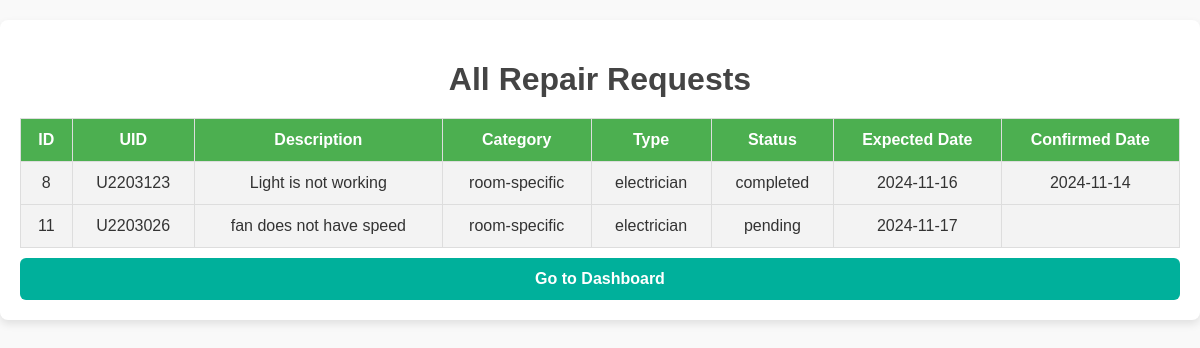
/view_requests_admin.php, run on the app's committed database.
### tables this page shows
CREATE TABLE `repair_requests` (
  `id` int(11) NOT NULL,
  `uid` varchar(10) NOT NULL,
  `description` text NOT NULL,
  `image_url` varchar(255) DEFAULT NULL,
  `category` enum('general','room-specific') NOT NULL,
  `type` enum('electrician','plumber','other') NOT NULL,
  `expected_date` date DEFAULT NULL,
  `status` enum('pending','approved','declined','completed') DEFAULT 'pending',
  `confirmed_date` date DEFAULT NULL,
  `created_at` timestamp NOT NULL DEFAULT current_timestamp()
);

### view_requests_admin.php (the view, shortened to what this page needs)
<?php
include 'db_connect.php';
$sql = "SELECT * FROM repair_requests";
$result = $conn->query($sql);
?>
<!DOCTYPE html>
<html lang="en">
<head>
</head>
<body>
    <div class="container">
        <h1>All Repair Requests</h1>
        <table>
            <thead>
                <tr>
                    <th>ID</th>
                    <th>UID</th>
                    <th>Description</th>
                    <th>Category</th>
                    <th>Type</th>
                    <th>Status</th>
                    <th>Expected Date</th>
                    <th>Confirmed Date</th>
                </tr>
            </thead>
            <tbody>
                <?php while ($row = $result->fetch_assoc()): ?>
                <tr>
                    <td><?php echo htmlspecialchars($row['id']); ?></td>
                    <td><?php echo htmlspecialchars($row['uid']); ?></td>
                    <td><?php echo htmlspecialchars($row['description']); ?></td>
                    <td><?php echo htmlspecialchars($row['category']); ?></td>
                    <td><?php echo htmlspecialchars($row['type']); ?></td>
                    <td><?php echo htmlspecialchars($row['status']); ?></td>
                    <td><?php echo htmlspecialchars($row['expected_date']); ?></td>
                    <td><?php echo htmlspecialchars($row['confirmed_date']); ?></td>
                </tr>
                <?php endwhile; ?>
            </tbody>
        </table>
        <button onclick="location.href='admin_dashboard.php'" class="dashboard-button" id="gotodash">Go to Dashboard</button>
    </div>
</body>
</html>

### view_requests_admin.php (style rules this page uses)
body { font-family: Arial, sans-serif; background-color: #f9f9f9; color: #333; margin: 0; padding: 0; }
.container { max-width: 1200px; margin: 20px auto; padding: 20px; background-color: #fff; box-shadow: 0 4px 8px rgba(0, 0, 0, 0.1); border-radius: 8px; }
h1 { text-align: center; color: #444; margin-bottom: 20px; }
table { width: 100%; border-collapse: collapse; margin: 0 auto; }
table, th, td { border: 1px solid #ddd; }
th, td { padding: 12px; text-align: center; vertical-align: middle; }
th { background-color: #4CAF50; color: white; }
td { background-color: #f3f3f3; }
#gotodash { width: 100%; padding: 12px; background-color: #00b09b; color: white; font-size: 16px; font-weight: bold; border: none; border-radius: 6px; cursor: pointer; transition: background-color 0.3s; margin-top: 10px; }

### data on the page
repair_requests: id "8", uid "U2203123", description "Light is not working", category "room-specific", type "electrician", status "completed", expected_date "2024-11-16", confirmed_date "2024-11-14"
repair_requests: id "11", uid "U2203026", description "fan does not have speed", category "room-specific", type "electrician", status "pending", expected_date "2024-11-17"
